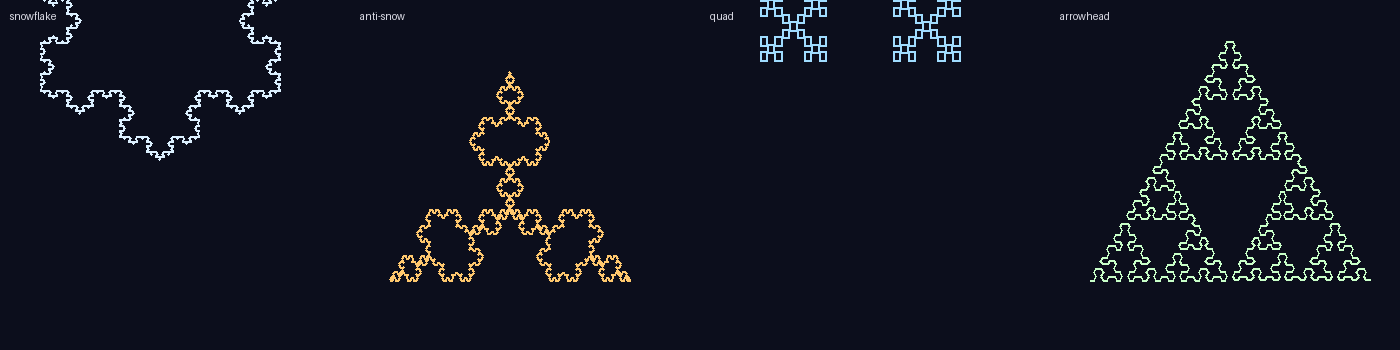

Write the Python code that produced this figure.
"""
koch_variants.py — render four Koch-family curves side by side: the classic
snowflake, the anti-snowflake (turn convention inverted), the quadratic
Koch curve (90-degree variant), and a Sierpinski arrowhead built with the
same axiom-and-rule framework. Each is one rule change away from the others
— a clean illustration that the L-system formalism subsumes the entire
family of geometric replacement fractals.

Pixels2GenAI Project
"""

import math
from PIL import Image, ImageDraw


PANEL_SIZE = 350


def apply_rules(axiom, rules, iterations):
    s = axiom
    for _ in range(iterations):
        s = "".join(rules.get(c, c) for c in s)
    return s


def turtle_draw(instructions, step, angle_deg, start, start_angle, size,
                color):
    img = Image.new('RGB', size, (12, 14, 28))
    draw = ImageDraw.Draw(img)
    x, y = start
    angle = start_angle
    for c in instructions:
        if c in ('F', 'G'):
            nx = x + step * math.cos(angle)
            ny = y + step * math.sin(angle)
            draw.line([(x, y), (nx, ny)], fill=color, width=2)
            x, y = nx, ny
        elif c == '+':
            angle -= math.radians(angle_deg)
        elif c == '-':
            angle += math.radians(angle_deg)
    return img


variants = [
    {
        'name': 'snowflake',
        'axiom': 'F++F++F',
        'rules': {'F': 'F-F++F-F'},
        'angle': 60, 'iters': 4,
        'side': 240, 'start': (40, 90), 'start_angle': 0,
        'color': (220, 240, 255),
    },
    {
        'name': 'anti-snow',
        'axiom': 'F++F++F',
        'rules': {'F': 'F+F--F+F'},
        'angle': 60, 'iters': 4,
        'side': 240, 'start': (40, 280), 'start_angle': 0,
        'color': (255, 200, 110),
    },
    {
        'name': 'quad',
        'axiom': 'F+F+F+F',
        'rules': {'F': 'F+F-F-F+F'},
        'angle': 90, 'iters': 3,
        'side': 200, 'start': (60, 60), 'start_angle': 0,
        'color': (160, 220, 255),
    },
    {
        'name': 'arrowhead',
        'axiom': 'A',
        'rules': {'A': 'B-A-B', 'B': 'A+B+A'},
        'angle': 60, 'iters': 6,
        'side': 280, 'start': (40, 280), 'start_angle': 0,
        'color': (200, 255, 200),
    },
]


def make_panel(cfg):
    instr = apply_rules(cfg['axiom'], cfg['rules'], cfg['iters'])
    # The Sierpinski arrowhead uses A and B both as draw commands; the
    # turtle_draw above handles 'F' and 'G' as draw. Map A->F, B->G.
    instr = instr.replace('A', 'F').replace('B', 'G')

    # For the quad variant the resulting curve forms a closed square — the
    # step needs to be scaled by 3^iters along each side.
    step = cfg['side'] / (3 ** cfg['iters']) if cfg['name'] != 'arrowhead' \
        else cfg['side'] / (2 ** cfg['iters'])

    return turtle_draw(instr, step, cfg['angle'], cfg['start'],
                       cfg['start_angle'],
                       (PANEL_SIZE, PANEL_SIZE), cfg['color'])


panels = [make_panel(cfg) for cfg in variants]

# Concatenate horizontally with thin separators
total = Image.new('RGB', (PANEL_SIZE * 4, PANEL_SIZE), (12, 14, 28))
for i, p in enumerate(panels):
    total.paste(p, (i * PANEL_SIZE, 0))
    ImageDraw.Draw(total).text((i * PANEL_SIZE + 10, 10),
                               variants[i]['name'],
                               fill=(220, 220, 230))
total.save('koch_variants.png')
print('Saved koch_variants.png — snowflake | anti | quad | arrowhead')
